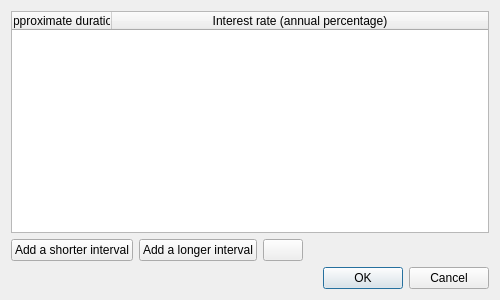
<?xml version="1.0" encoding="UTF-8"?>
<ui version="4.0">
 <class>ParkRateVoteDialog</class>
 <widget class="QDialog" name="ParkRateVoteDialog">
  <property name="geometry">
   <rect>
    <x>0</x>
    <y>0</y>
    <width>500</width>
    <height>300</height>
   </rect>
  </property>
  <property name="windowTitle">
   <string>Dialog</string>
  </property>
  <layout class="QVBoxLayout" name="verticalLayout_2">
   <item>
    <layout class="QVBoxLayout" name="verticalLayout">
     <item>
      <widget class="QTableWidget" name="table">
       <property name="columnCount">
        <number>2</number>
       </property>
       <attribute name="horizontalHeaderStretchLastSection">
        <bool>true</bool>
       </attribute>
       <attribute name="verticalHeaderVisible">
        <bool>false</bool>
       </attribute>
       <column>
        <property name="text">
         <string>Approximate duration</string>
        </property>
       </column>
       <column>
        <property name="text">
         <string>Interest rate (annual percentage)</string>
        </property>
       </column>
      </widget>
     </item>
     <item>
      <layout class="QHBoxLayout" name="horizontalLayout">
       <item>
        <widget class="QPushButton" name="addShorter">
         <property name="text">
          <string>Add a shorter interval</string>
         </property>
        </widget>
       </item>
       <item>
        <widget class="QPushButton" name="addLonger">
         <property name="text">
          <string>Add a longer interval</string>
         </property>
        </widget>
       </item>
       <item>
        <widget class="QPushButton" name="remove">
         <property name="text">
          <string/>
         </property>
         <property name="icon">
          <iconset resource="../bitcoin.qrc">
           <normaloff>:/icons/remove</normaloff>:/icons/remove</iconset>
         </property>
        </widget>
       </item>
       <item>
        <spacer name="horizontalSpacer">
         <property name="orientation">
          <enum>Qt::Horizontal</enum>
         </property>
         <property name="sizeHint" stdset="0">
          <size>
           <width>40</width>
           <height>20</height>
          </size>
         </property>
        </spacer>
       </item>
      </layout>
     </item>
    </layout>
   </item>
   <item>
    <widget class="QDialogButtonBox" name="buttonBox">
     <property name="orientation">
      <enum>Qt::Horizontal</enum>
     </property>
     <property name="standardButtons">
      <set>QDialogButtonBox::Cancel|QDialogButtonBox::Ok</set>
     </property>
    </widget>
   </item>
  </layout>
 </widget>
 <resources>
  <include location="../bitcoin.qrc"/>
 </resources>
 <connections>
  <connection>
   <sender>buttonBox</sender>
   <signal>accepted()</signal>
   <receiver>ParkRateVoteDialog</receiver>
   <slot>accept()</slot>
   <hints>
    <hint type="sourcelabel">
     <x>248</x>
     <y>254</y>
    </hint>
    <hint type="destinationlabel">
     <x>157</x>
     <y>274</y>
    </hint>
   </hints>
  </connection>
  <connection>
   <sender>buttonBox</sender>
   <signal>rejected()</signal>
   <receiver>ParkRateVoteDialog</receiver>
   <slot>reject()</slot>
   <hints>
    <hint type="sourcelabel">
     <x>316</x>
     <y>260</y>
    </hint>
    <hint type="destinationlabel">
     <x>286</x>
     <y>274</y>
    </hint>
   </hints>
  </connection>
 </connections>
</ui>
